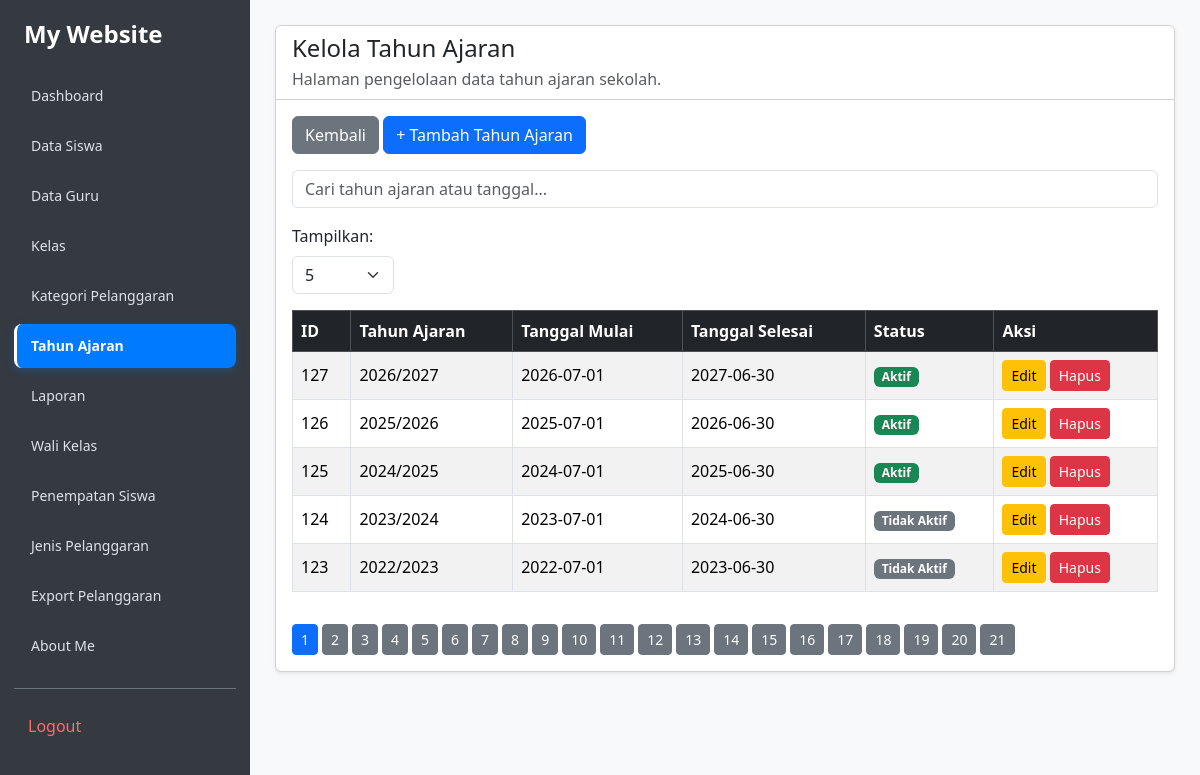
Page /kelola_tahun_ajaran.php (signed in) on the committed database.
### tables this page shows
CREATE TABLE `t_tahun_ajaran` (
  `id` int(11) NOT NULL,
  `nama` varchar(20) DEFAULT NULL,
  `tanggal_mulai` date NOT NULL,
  `tanggal_selesai` date NOT NULL,
  `status_aktif` tinyint(1) NOT NULL,
  `created_at` timestamp NOT NULL DEFAULT current_timestamp(),
  `updated_at` timestamp NOT NULL DEFAULT current_timestamp()
);

### kelola_tahun_ajaran.php (the view, shortened to what this page needs)
<?php
include 'config/koneksi.php';
$query = mysqli_query($koneksi, "SELECT * FROM t_tahun_ajaran ORDER BY id DESC");
$data_tahun = [];
while ($row = mysqli_fetch_assoc($query)) {
    $data_tahun[] = $row;
}
?>
<!DOCTYPE html>
<html lang="id">
<head>
    <link href="https://cdn.jsdelivr.net/npm/bootstrap@5.3.8/dist/css/bootstrap.min.css" rel="stylesheet">
</head>
<body>
<?php include 'includes/sidebar.php'; ?>
<main class="main-content">
    <div class="card shadow-sm">
        <div class="card-header bg-white">
            <h4 class="mb-1">Kelola Tahun Ajaran</h4>
            <p class="mb-0 text-muted">
                Halaman pengelolaan data tahun ajaran sekolah.
            </p>
        </div>
        <div class="card-body">
            <a href="dashboard.php" class="btn btn-secondary mb-3">
                Kembali
            </a>
            <a href="tambah_tahun_ajaran.php" class="btn btn-primary mb-3">
                + Tambah Tahun Ajaran
            </a>
            <div class="mb-3">
                <input type="text" id="searchInput" class="form-control"
                       placeholder="Cari tahun ajaran atau tanggal...">
            </div>
            <div class="mb-3">
                <label for="rowsPerPage" class="form-label">Tampilkan:</label>
                <select id="rowsPerPage" class="form-select" style="width: auto;">
                    <option value="5">5</option>
                </select>
            </div>
            <div class="table-responsive">
                <table class="table table-bordered table-striped" id="dataTable">
                    <thead class="table-dark">
                        <tr>
                            <th onclick="sortTable(0)">ID</th>
                            <th onclick="sortTable(1)">Tahun Ajaran</th>
                            <th onclick="sortTable(2)">Tanggal Mulai</th>
                            <th onclick="sortTable(3)">Tanggal Selesai</th>
                            <th onclick="sortTable(4)">Status</th>
                            <th>Aksi</th>
                        </tr>
                    </thead>
                    <tbody id="tableBody">
                        <?php foreach ($data_tahun as $tahun) { ?>
                            <tr>
                                <td><?= htmlspecialchars($tahun['id']) ?></td>
                                <td><?= htmlspecialchars($tahun['nama']) ?></td>
                                <td><?= htmlspecialchars($tahun['tanggal_mulai']) ?></td>
                                <td><?= htmlspecialchars($tahun['tanggal_selesai']) ?></td>
                                <td>
                                    <?php if ($tahun['status_aktif'] == 1) { ?>
                                        <span class="badge bg-success">Aktif</span>
                                    <?php } else { ?>
                                        <span class="badge bg-secondary">Tidak Aktif</span>
                                    <?php } ?>
                                </td>
                                <td>
                                    <a href="edit_tahun_ajaran.php?id=<?= urlencode($tahun['id']) ?>"
                                       class="btn btn-warning btn-sm">
                                        Edit
                                    </a>
                                    <a href="hapus_tahun_ajaran.php?id=<?= urlencode($tahun['id']) ?>"
                                       class="btn btn-danger btn-sm"
                                       onclick="return confirm('Yakin ingin menghapus data tahun ajaran ini?')">
                                        Hapus
                                    </a>
                                </td>
                            </tr>
                        <?php } ?>
                    </tbody>
                </table>
            </div>
            <div id="pagination" class="mt-3"></div>
        </div>
    </div>
</main>
</body>
</html>

### includes/sidebar.php
<?php
$role = $_SESSION['role'] ?? '';
$halaman = basename($_SERVER['PHP_SELF']);
$halaman_alias = [
    'tambah_kategori_pelanggaran.php' => 'kelola_kategori_pelanggaran.php',
    'edit_kategori_pelanggaran.php' => 'kelola_kategori_pelanggaran.php'
];
$halaman_aktif = $halaman_alias[$halaman] ?? $halaman;
$menu_admin = [
    ['Dashboard', 'dashboard.php'],
    ['Data Siswa', 'kelola_siswa.php'],
    ['Data Guru', 'kelola_guru.php'],
    ['Kelas', 'kelola_kelas.php'],
    ['Kategori Pelanggaran', 'kelola_kategori_pelanggaran.php'],
    ['Tahun Ajaran', 'kelola_tahun_ajaran.php'],
    ['Laporan', 'laporan.php'],
    ['Wali Kelas', 'kelola_wali_kelas.php'],
    ['Penempatan Siswa', 'kelola_penempatan_siswa.php'],
    ['Jenis Pelanggaran', 'kelola_jenis_pelanggaran.php'],
    ['Export Pelanggaran', 'export_pelanggaran.php'],
    ['About Me', 'tentang_saya.php']
];
$menu_guru = [
    ['Dashboard', 'dashboard.php'],
    ['Catatan', 'catatan_pelanggaran.php'],
    ['Tindakan', 'tindakan.php'],
    ['Riwayat', 'riwayat.php'],
    ['Rekap Poin', 'rekap_point.php']
];
if ($role === 'admin') {
    $menu = $menu_admin;
} elseif ($role === 'guru' || $role === 'wali_kelas') {
    $menu = $menu_guru;
} else {
    $menu = [];
}
?>
<link rel="stylesheet" href="includes/sidebar.css">
<aside class="sidebar">
    <h4 class="sidebar-title">My Website</h4>
    <ul class="sidebar-menu">
        <?php foreach ($menu as $item) : ?>
            <li>
                <a href="<?= htmlspecialchars($item[1]) ?>"
                   class="<?= $halaman_aktif === $item[1] ? 'active' : '' ?>">
                    <?= htmlspecialchars($item[0]) ?>
                </a>
            </li>
        <?php endforeach; ?>
    </ul>
    <div class="sidebar-logout">
        <a href="logout.php">Logout</a>
    </div>
</aside>

### includes/sidebar.css (style rules this page uses)
body { background: #f8f9fa; margin: 0; }
.sidebar { position: fixed; top: 0; left: 0; bottom: 0; width: 250px; background: #343a40; padding: 20px 14px; overflow-y: auto; overflow-x: hidden; z-index: 1000; box-sizing: border-box; }
.sidebar-title { color: #ffffff; font-weight: bold; margin-bottom: 25px; padding-left: 10px; }
.sidebar-menu { list-style: none; padding: 0; margin: 0; }
.sidebar-menu li { margin-bottom: 6px; }
.sidebar-menu a { display: flex; align-items: center; min-height: 44px; padding: 10px 14px; box-sizing: border-box; color: #dee2e6; text-decoration: none; font-size: 14px; border-radius: 8px; border-left: 3px solid transparent; transition: all 0.2s ease; }
.sidebar-menu a.active { background: #007bff; color: #ffffff; font-weight: 600; border-left: 3px solid #ffffff; box-shadow: 0 3px 8px rgba(0, 123, 255, 0.25); }
.sidebar-logout { border-top: 1px solid #6c757d; margin-top: 20px; padding-top: 15px; }
.sidebar-logout a { display: block; padding: 10px 14px; color: #ff6b6b; text-decoration: none; border-radius: 8px; transition: all 0.2s ease; }
.main-content { margin-left: 250px; padding: 25px; min-width: 0; box-sizing: border-box; }

### kelola_tahun_ajaran.php (style rules this page uses)
main { min-width: 0; }
.table th { cursor: pointer; white-space: nowrap; }
.table td { vertical-align: middle; }

### rows in the picture
t_tahun_ajaran: id "127", nama "2026/2027", tanggal_mulai "2026-07-01", tanggal_selesai "2027-06-30", status_aktif "Aktif"
t_tahun_ajaran: id "126", nama "2025/2026", tanggal_mulai "2025-07-01", tanggal_selesai "2026-06-30", status_aktif "Aktif"
t_tahun_ajaran: id "125", nama "2024/2025", tanggal_mulai "2024-07-01", tanggal_selesai "2025-06-30", status_aktif "Aktif"
t_tahun_ajaran: id "124", nama "2023/2024", tanggal_mulai "2023-07-01", tanggal_selesai "2024-06-30", status_aktif "Tidak Aktif"
t_tahun_ajaran: id "123", nama "2022/2023", tanggal_mulai "2022-07-01", tanggal_selesai "2023-06-30", status_aktif "Tidak Aktif"

### other values in the picture
$item[0] "Dashboard"
$item[0] "Data Siswa"
$item[0] "Data Guru"
$item[0] "Kelas"
$item[0] "Kategori Pelanggaran"
$item[0] "Tahun Ajaran"
$item[0] "Laporan"
$item[0] "Wali Kelas"
$item[0] "Penempatan Siswa"
$item[0] "Jenis Pelanggaran"
$item[0] "Export Pelanggaran"
$item[0] "About Me"
